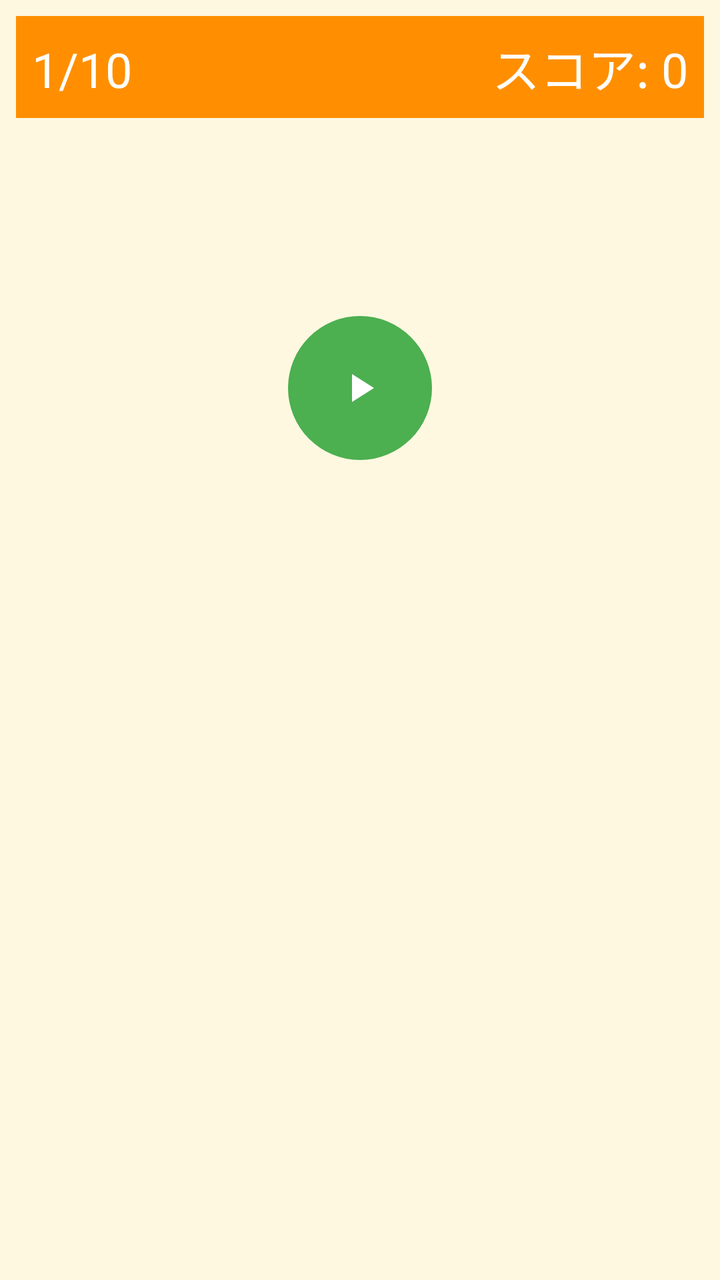
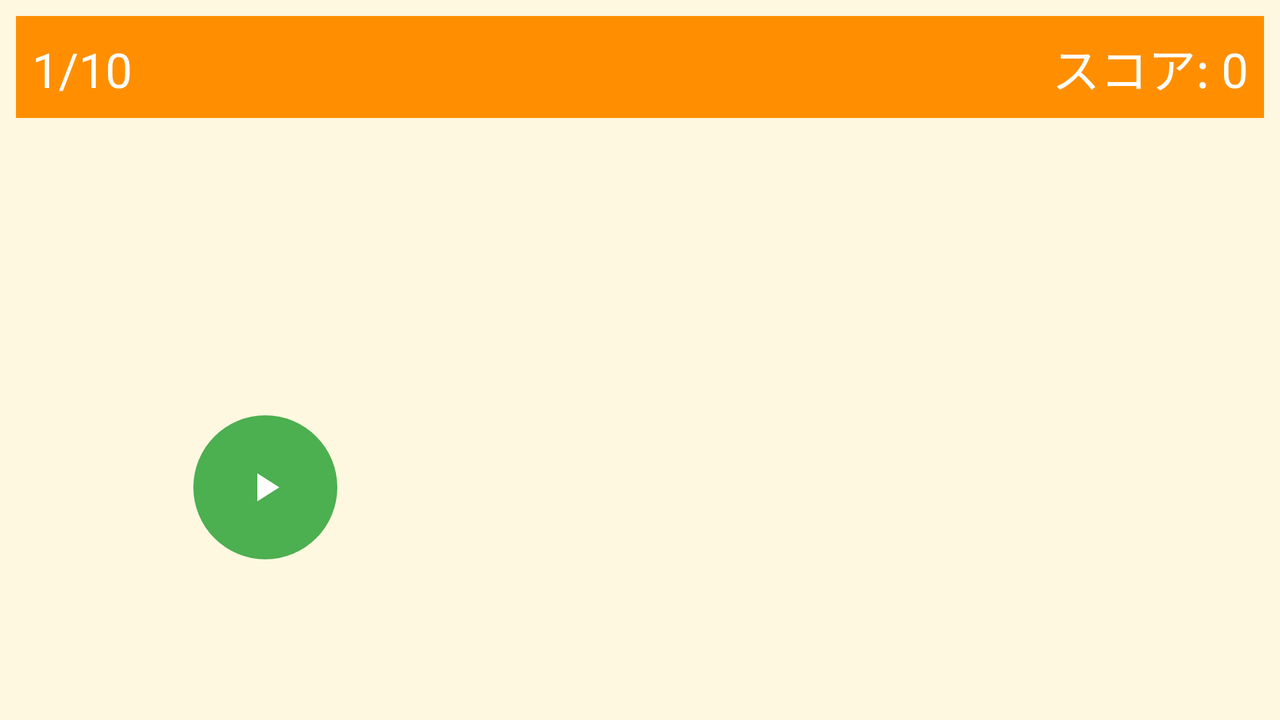

Compare how this app lays out the same screen by default and in its alternative resource folder. The renders come first, then the two layout files and the values they reference.
<!-- AndroidManifest.xml: application theme Theme.AnimalQuiz -->
<!-- res/layout/activity_game.xml -->
<?xml version="1.0" encoding="utf-8"?>
<FrameLayout xmlns:android="http://schemas.android.com/apk/res/android"
    xmlns:app="http://schemas.android.com/apk/res-auto"
    android:layout_width="match_parent"
    android:layout_height="match_parent"
    android:background="@color/bg_main">

    
    <LinearLayout
        android:layout_width="match_parent"
        android:layout_height="match_parent"
        android:orientation="vertical"
        android:padding="8dp">

        
        <LinearLayout
            android:layout_width="match_parent"
            android:layout_height="wrap_content"
            android:orientation="horizontal"
            android:background="@color/header_bg"
            android:padding="8dp">

            <TextView
                android:id="@+id/tv_question_number"
                android:layout_width="0dp"
                android:layout_height="wrap_content"
                android:layout_weight="1"
                android:textSize="24sp"
                android:textColor="@color/header_text"
                android:text="1/10" />

            <TextView
                android:id="@+id/tv_score"
                android:layout_width="0dp"
                android:layout_height="wrap_content"
                android:layout_weight="1"
                android:textSize="24sp"
                android:textColor="@color/header_text"
                android:gravity="end"
                android:text="スコア: 0" />
        </LinearLayout>

        
        <LinearLayout
            android:layout_width="match_parent"
            android:layout_height="0dp"
            android:layout_weight="1"
            android:orientation="vertical"
            android:gravity="center"
            android:padding="8dp"
            android:layout_marginTop="8dp">

            <TextView
                android:id="@+id/tv_animal_name"
                android:layout_width="match_parent"
                android:layout_height="wrap_content"
                android:textSize="36sp"
                android:textStyle="bold"
                android:textColor="@color/animal_name_text"
                android:gravity="center"
                android:maxLines="2"
                app:autoSizeTextType="uniform"
                app:autoSizeMinTextSize="18sp"
                app:autoSizeMaxTextSize="40sp" />

            <ImageButton
                android:id="@+id/btn_play"
                android:layout_width="72dp"
                android:layout_height="72dp"
                android:layout_marginTop="20dp"
                android:src="@drawable/ic_play"
                android:background="@drawable/btn_play_bg"
                android:padding="16dp"
                android:contentDescription="@string/desc_play" />
        </LinearLayout>

        
        <LinearLayout
            android:id="@+id/choice_container"
            android:layout_width="match_parent"
            android:layout_height="0dp"
            android:layout_weight="2"
            android:orientation="vertical"
            android:padding="4dp"
            android:layout_marginTop="8dp" />

    </LinearLayout>

    
    <FrameLayout
        android:id="@+id/correct_overlay"
        android:layout_width="match_parent"
        android:layout_height="match_parent"
        android:background="#CC000000"
        android:visibility="gone"
        android:clickable="true"
        android:focusable="true">

        <ImageView
            android:id="@+id/iv_correct_animal"
            android:layout_width="560dp"
            android:layout_height="560dp"
            android:layout_gravity="center"
            android:scaleType="fitCenter" />
    </FrameLayout>

</FrameLayout>
<!-- resources referenced by this layout -->
<resources>
  <color name="animal_name_text">#212121</color>
  <color name="bg_main">#FFF8E1</color>
  <color name="header_bg">#FF8F00</color>
  <color name="header_text">#FFFFFF</color>
  <!-- drawable btn_play_bg (drawable) -->
  <?xml version="1.0" encoding="utf-8"?>
  <shape xmlns:android="http://schemas.android.com/apk/res/android"
      android:shape="oval">
      <solid android:color="#4CAF50" />
      <size android:width="72dp" android:height="72dp" />
  </shape>
  <!-- drawable ic_play (drawable) -->
  <?xml version="1.0" encoding="utf-8"?>
  <vector xmlns:android="http://schemas.android.com/apk/res/android"
      android:width="24dp"
      android:height="24dp"
      android:viewportWidth="24"
      android:viewportHeight="24">
      
      <path
          android:fillColor="#FFFFFF"
          android:pathData="M8,5v14l11,-7z" />
  </vector>
  <string name="desc_play">再生</string>
  <!-- from res/values-v35/ -->
  <style name="Theme.AnimalQuiz" parent="Theme.AppCompat.Light.NoActionBar">
          <item name="colorPrimary">@color/btn_easy</item>
          <item name="colorPrimaryDark">@color/header_bg</item>
          <item name="colorAccent">@color/btn_normal</item>
          <item name="android:windowBackground">@color/bg_main</item>
          <item name="android:windowOptOutEdgeToEdgeEnforcement">true</item>
      </style>
  <color name="btn_easy">#43A047</color>
  <color name="btn_normal">#FB8C00</color>
</resources>
<!-- res/layout-land/activity_game.xml (the repository's variant of the layout above) -->
<!-- drawn on the phone turned sideways -->
<?xml version="1.0" encoding="utf-8"?>
<FrameLayout xmlns:android="http://schemas.android.com/apk/res/android"
    xmlns:app="http://schemas.android.com/apk/res-auto"
    android:layout_width="match_parent"
    android:layout_height="match_parent"
    android:background="@color/bg_main">

    
    <LinearLayout
        android:layout_width="match_parent"
        android:layout_height="match_parent"
        android:orientation="vertical"
        android:padding="8dp">

        
        <LinearLayout
            android:layout_width="match_parent"
            android:layout_height="wrap_content"
            android:orientation="horizontal"
            android:background="@color/header_bg"
            android:padding="8dp">

            <TextView
                android:id="@+id/tv_question_number"
                android:layout_width="0dp"
                android:layout_height="wrap_content"
                android:layout_weight="1"
                android:textSize="24sp"
                android:textColor="@color/header_text"
                android:text="1/10" />

            <TextView
                android:id="@+id/tv_score"
                android:layout_width="0dp"
                android:layout_height="wrap_content"
                android:layout_weight="1"
                android:textSize="24sp"
                android:textColor="@color/header_text"
                android:gravity="end"
                android:text="スコア: 0" />
        </LinearLayout>

        
        <LinearLayout
            android:layout_width="match_parent"
            android:layout_height="0dp"
            android:layout_weight="1"
            android:orientation="horizontal"
            android:layout_marginTop="8dp">

            
            <LinearLayout
                android:layout_width="0dp"
                android:layout_height="match_parent"
                android:layout_weight="2"
                android:orientation="vertical"
                android:gravity="center"
                android:padding="8dp">

                <TextView
                    android:id="@+id/tv_animal_name"
                    android:layout_width="match_parent"
                    android:layout_height="wrap_content"
                    android:textSize="36sp"
                    android:textStyle="bold"
                    android:textColor="@color/animal_name_text"
                    android:gravity="center"
                    android:maxLines="2"
                    app:autoSizeTextType="uniform"
                    app:autoSizeMinTextSize="18sp"
                    app:autoSizeMaxTextSize="40sp" />

                <ImageButton
                    android:id="@+id/btn_play"
                    android:layout_width="72dp"
                    android:layout_height="72dp"
                    android:layout_marginTop="20dp"
                    android:src="@drawable/ic_play"
                    android:background="@drawable/btn_play_bg"
                    android:padding="16dp"
                    android:contentDescription="@string/desc_play" />
            </LinearLayout>

            
            <LinearLayout
                android:id="@+id/choice_container"
                android:layout_width="0dp"
                android:layout_height="match_parent"
                android:layout_weight="3"
                android:orientation="vertical"
                android:padding="4dp" />

        </LinearLayout>
    </LinearLayout>

    
    <FrameLayout
        android:id="@+id/correct_overlay"
        android:layout_width="match_parent"
        android:layout_height="match_parent"
        android:background="#CC000000"
        android:visibility="gone"
        android:clickable="true"
        android:focusable="true">

        <ImageView
            android:id="@+id/iv_correct_animal"
            android:layout_width="560dp"
            android:layout_height="560dp"
            android:layout_gravity="center"
            android:scaleType="fitCenter" />
    </FrameLayout>

</FrameLayout>
